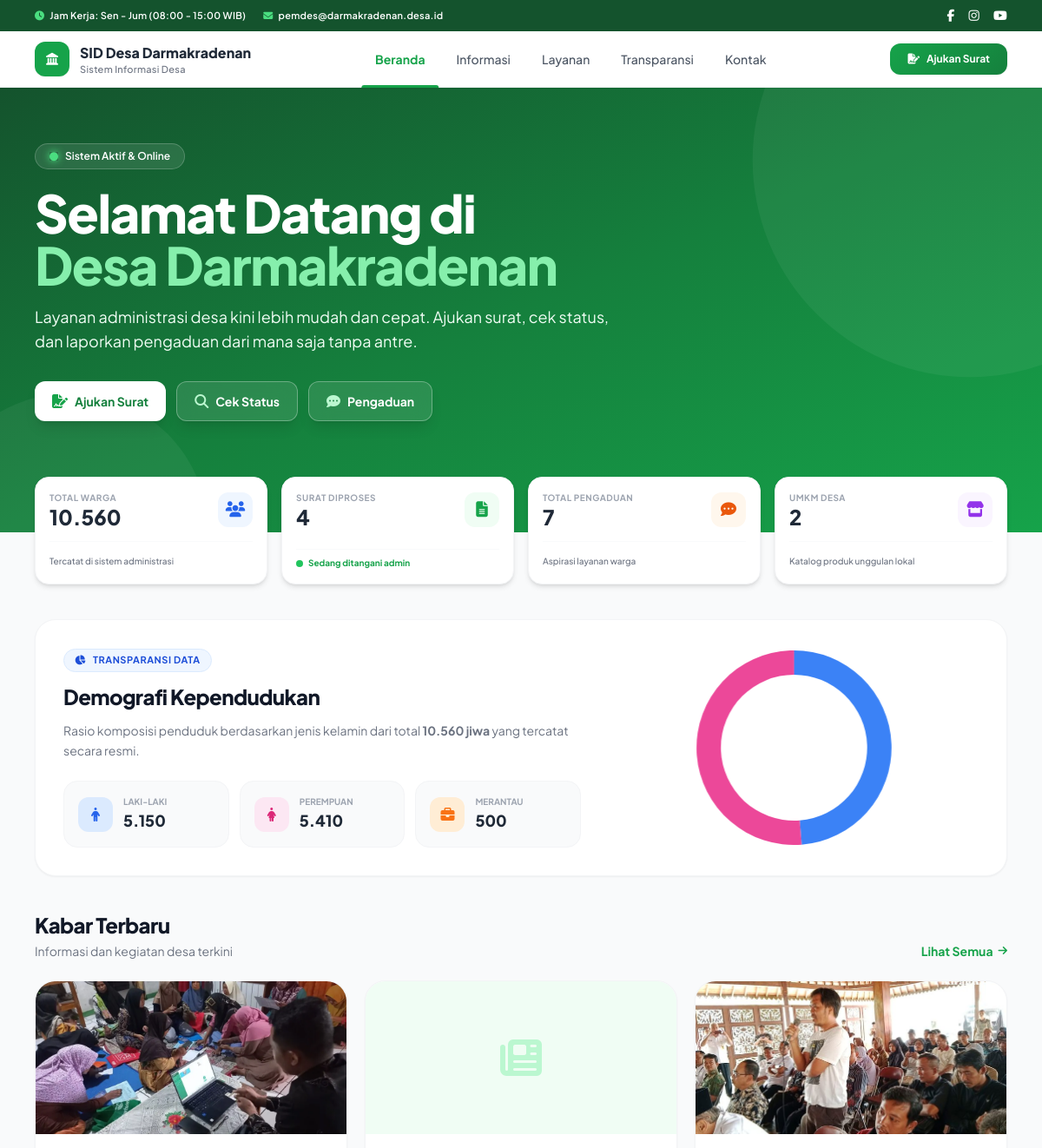
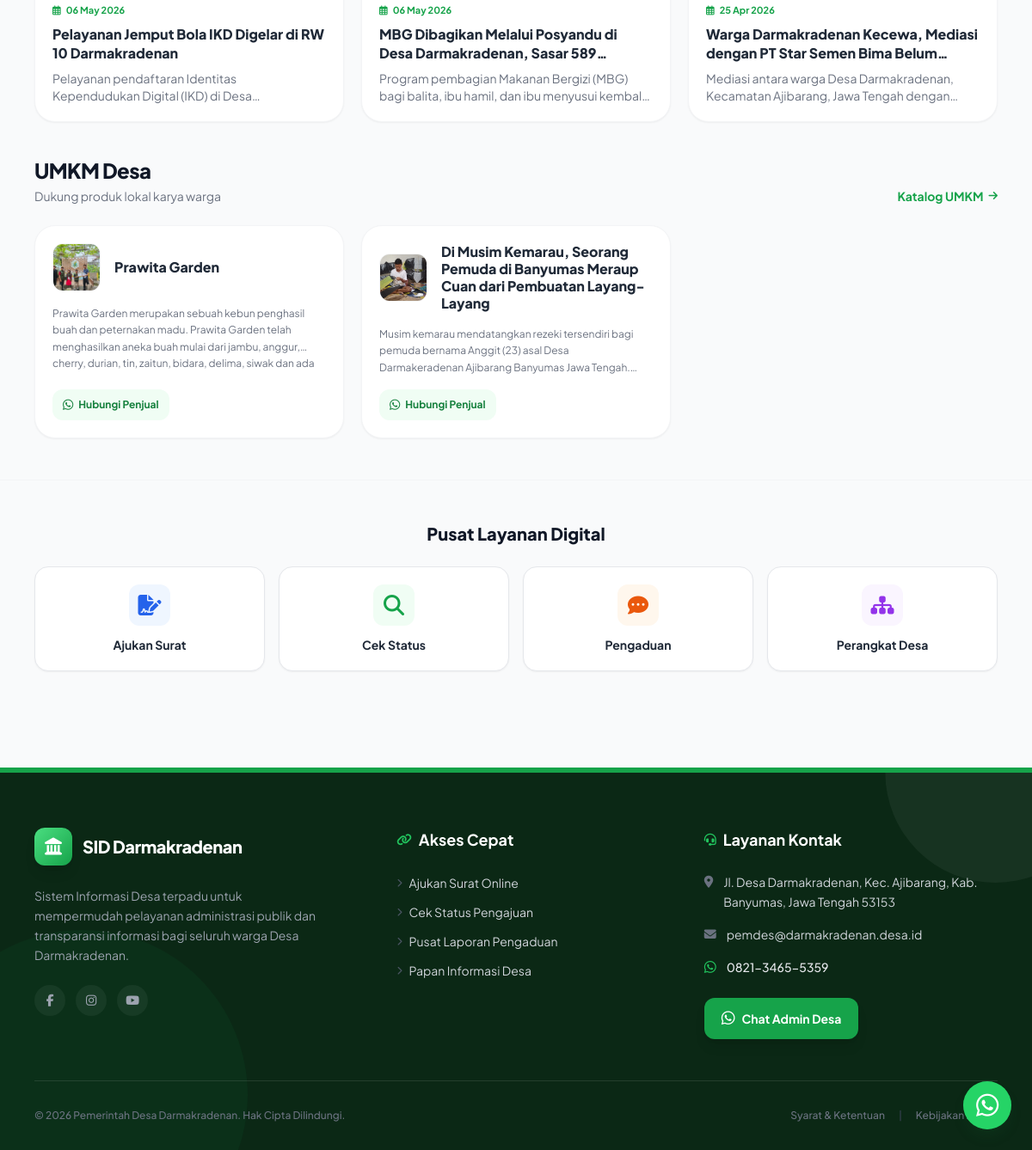
The page / on the database its author committed (2 pictures, top to bottom).
### tables this page shows
CREATE TABLE `berita` (
  `id` int(11) NOT NULL,
  `judul` varchar(300) NOT NULL,
  `isi` longtext NOT NULL,
  `gambar` varchar(255) DEFAULT NULL,
  `tanggal` timestamp NOT NULL DEFAULT current_timestamp()
);

CREATE TABLE `umkm` (
  `id` int(11) NOT NULL,
  `nama` varchar(200) NOT NULL,
  `deskripsi` text NOT NULL,
  `foto` varchar(255) DEFAULT NULL,
  `kontak` varchar(100) DEFAULT NULL,
  `tanggal` timestamp NOT NULL DEFAULT current_timestamp()
);

### index.php (the view, shortened to what the rows shown need)
<?php
require_once 'config/db.php';
require_once 'config/header.php';
$berita = $conn->query("SELECT id, judul, isi, gambar, tanggal FROM berita ORDER BY tanggal DESC LIMIT 3");
$umkm = $conn->query("SELECT nama, deskripsi, foto, kontak FROM umkm ORDER BY tanggal DESC LIMIT 3");
$penduduk_laki = 5150;
$penduduk_perempuan = 5410;
?>
<section class="bg-gradient-to-br from-[#14532d] via-[#15803d] to-[#16a34a] text-white pt-12 pb-28 md:pb-32 relative overflow-hidden">
    <div class="max-w-6xl mx-auto px-4 relative z-10 flex flex-col items-center md:items-start text-center md:text-left mt-4">
        <div class="max-w-3xl">
            <h1 class="text-3xl md:text-5xl lg:text-6xl font-extrabold mb-4 leading-tight tracking-tight">
                Selamat Datang di<br>
                <span class="text-green-300">Desa Darmakradenan</span>
            </h1>
        </div>
    </div>
</section>
<section class="max-w-6xl mx-auto px-4 mb-10">
    <div class="bg-white rounded-3xl shadow-sm border border-gray-100 p-6 md:p-8 flex flex-col md:flex-row items-center gap-8">
        <div class="w-full md:w-7/12">
            <h2 class="text-2xl font-extrabold text-gray-900 tracking-tight mb-3">Demografi Kependudukan</h2>
        </div>
    </div>
</section>
<section class="max-w-6xl mx-auto px-4 mb-10">
    <div class="flex items-end justify-between mb-6">
        <div>
            <h2 class="text-2xl font-extrabold text-gray-900 tracking-tight">Kabar Terbaru</h2>
        </div>
    </div>
    <div class="grid grid-cols-1 sm:grid-cols-2 md:grid-cols-3 gap-5">
        <?php if($berita && $berita->num_rows > 0): ?>
            <?php while($row = $berita->fetch_assoc()): ?>
            <a href="pages/detail-berita.php?id=<?= $row['id'] ?>" class="bg-white rounded-3xl shadow-sm border border-gray-100 overflow-hidden hover:shadow-lg transition-all duration-300 transform hover:-translate-y-1 flex flex-col group">
                <div class="h-44 bg-gray-100 relative overflow-hidden shrink-0">
                    <?php if(!empty($row['gambar']) && file_exists('uploads/berita/'.$row['gambar'])): ?>
                        <img src="uploads/berita/<?= $row['gambar'] ?>" class="w-full h-full object-cover group-hover:scale-105 transition-transform duration-500" alt="<?= htmlspecialchars($row['judul']) ?>">
                    <?php else: ?>
                        <div class="w-full h-full flex items-center justify-center bg-green-50"><i class="fas fa-newspaper text-5xl text-green-200"></i></div>
                    <?php endif; ?>
                </div>
                <div class="p-5 flex flex-col flex-grow">
                    <div class="text-[11px] text-green-600 font-bold mb-2 flex items-center gap-1.5"><i class="far fa-calendar-alt"></i> <?= date('d M Y', strtotime($row['tanggal'])) ?></div>
                    <h3 class="font-extrabold text-gray-800 text-base line-clamp-2 mb-2 group-hover:text-green-600 transition-colors leading-snug"><?= htmlspecialchars($row['judul']) ?></h3>
                    <p class="text-gray-500 text-sm line-clamp-2 mt-auto"><?= strip_tags($row['isi']) ?></p>
                </div>
            </a>
            <?php endwhile; ?>
        <?php else: ?>
            <div class="col-span-1 sm:col-span-2 md:col-span-3 text-center py-10 text-gray-400 italic bg-gray-50 rounded-3xl border border-dashed border-gray-200 text-sm">Belum ada berita.</div>
        <?php endif; ?>
    </div>
</section>
<section class="max-w-6xl mx-auto px-4 mb-12">
    <div class="flex items-end justify-between mb-6">
        <div>
            <h2 class="text-2xl font-extrabold text-gray-900 tracking-tight">UMKM Desa</h2>
        </div>
    </div>
    <div class="grid grid-cols-1 sm:grid-cols-2 md:grid-cols-3 gap-5">
        <?php if($umkm && $umkm->num_rows > 0): ?>
            <?php while($row = $umkm->fetch_assoc()): ?>
            <div class="bg-white rounded-3xl shadow-sm border border-gray-100 p-5 hover:shadow-md transition-shadow flex flex-col group">
                <div class="flex items-center gap-4 mb-4">
                    <div class="w-14 h-14 rounded-xl overflow-hidden bg-gray-50 border border-gray-100 shrink-0">
                        <?php if(!empty($row['foto']) && file_exists('uploads/umkm/'.$row['foto'])): ?>
                            <img src="uploads/umkm/<?= $row['foto'] ?>" class="w-full h-full object-cover group-hover:scale-110 transition-transform duration-300" alt="<?= htmlspecialchars($row['nama']) ?>">
                        <?php else: ?>
                            <div class="w-full h-full flex items-center justify-center"><i class="fas fa-store text-gray-300 text-xl"></i></div>
                        <?php endif; ?>
                    </div>
                    <h3 class="font-extrabold text-gray-800 text-base leading-tight group-hover:text-green-600 transition-colors"><?= htmlspecialchars($row['nama']) ?></h3>
                </div>
                <p class="text-gray-500 text-xs line-clamp-3 mb-4 flex-grow leading-relaxed"><?= htmlspecialchars($row['deskripsi']) ?></p>
                <?php if(!empty($row['kontak'])): ?>
                <a href="https://wa.me/62<?= ltrim(preg_replace('/[^0-9]/', '', $row['kontak']), '0') ?>" target="_blank" class="text-xs font-bold text-green-700 bg-green-50 px-3 py-2 rounded-xl hover:bg-green-600 hover:text-white transition-colors flex items-center justify-center gap-1.5 w-max mt-auto">
                    <i class="fab fa-whatsapp text-sm"></i> Hubungi Penjual
                </a>
                <?php endif; ?>
            </div>
            <?php endwhile; ?>
        <?php else: ?>
            <div class="col-span-1 sm:col-span-2 md:col-span-3 text-center py-10 text-gray-400 italic bg-gray-50 rounded-3xl border border-dashed border-gray-200 text-sm">Data UMKM belum tersedia.</div>
        <?php endif; ?>
    </div>
</section>
<section class="bg-gray-50 py-12 border-t border-gray-100">
    <div class="max-w-6xl mx-auto px-4">
        <h2 class="text-xl font-extrabold text-gray-900 text-center mb-6">Pusat Layanan Digital</h2>
    </div>
</section>
<script>
document.addEventListener('DOMContentLoaded', function() {
    const ctx = document.getElementById('genderChartPublic').getContext('2d');
    new Chart(ctx, {
        type: 'doughnut',
        data: {
            labels: ['Laki-laki', 'Perempuan'],
            datasets: [{
                data: [<?= $penduduk_laki ?>, <?= $penduduk_perempuan ?>],
                backgroundColor: ['#3b82f6', '#ec4899'],
                borderWidth: 0,
                hoverOffset: 6
            }]
        },
        options: {
            responsive: true,
            maintainAspectRatio: false,
            cutout: '75%',
            plugins: {
                legend: { display: false },
                tooltip: {
                    callbacks: {
                        label: function(context) {
                            let label = context.label || '';
                            if (label) { label += ': '; }
                            if (context.parsed !== null) {
                                label += new Intl.NumberFormat('id-ID').format(context.parsed) + ' jiwa';
                            }
                            return label;
                        }
                    }
                }
            }
        }
    });
});
</script>
<?php require_once 'config/footer.php'; ?>

### rows shown on the page
berita: gambar (picture), tanggal "06 May 2026", judul "Pelayanan Jemput Bola IKD Digelar di RW 10 Darmakradenan", isi "Pelayanan pendaftaran Identitas Kependudukan Digital (IKD) di…"
berita: tanggal "06 May 2026", judul "MBG Dibagikan Melalui Posyandu di Desa Darmakradenan, Sasar…", isi "Program pembagian Makanan Bergizi (MBG) bagi balita, ibu hamil, dan ibu menyusui…"
berita: gambar (picture), tanggal "25 Apr 2026", judul "Warga Darmakradenan Kecewa, Mediasi dengan PT Star Semen Bima…", isi "Mediasi antara warga Desa Darmakradenan, Kecamatan Ajibarang, Jawa Tengah…"
umkm: foto (picture), nama "Prawita Garden", deskripsi "Prawita Garden merupakan sebuah kebun penghasil buah dan peternakan madu. Prawita Garden telah menghasilkan aneka buah mulai dari jambu, anggur, cherry, durian, tin, zaitun, bidara, delima, siwak dan…"
umkm: foto (picture), nama "Di Musim Kemarau, Seorang Pemuda di Banyumas Meraup Cuan dari Pembuatan Layang-Layang", deskripsi "Musim kemarau mendatangkan rezeki tersendiri bagi pemuda bernama Anggit (23) asal Desa Darmakeradenan Ajibarang Banyumas Jawa…"

### other values the page prints
$penduduk_total "10.560"
$surat_diproses "4"
$pengaduan_total "7"
$umkm_total "2"
$penduduk_laki "5.150"
$penduduk_perempuan "5.410"
$penduduk_perantau "500"
$l['label'] "Ajukan Surat"
$l['label'] "Cek Status"
$l['label'] "Pengaduan"
$l['label'] "Perangkat Desa"
chart data {{ $penduduk_laki }} 5150
chart data {{ $penduduk_perempuan }} 5410
